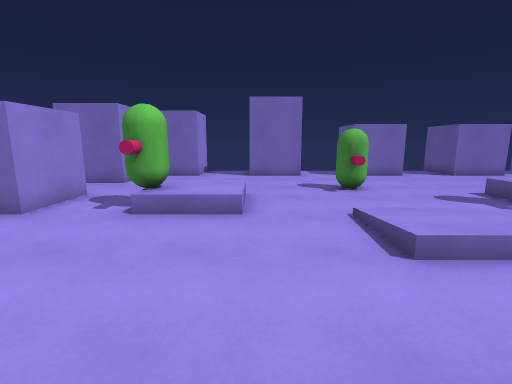
view 1 (above)

20 first-person views from a walk through a 3-D level made in the Godot game engine. The camera is 1.2 m above the floor, tilts 10° down and sees 85° across. The floor is counted in squares, 1 m on a side. Each view is taken from the middle of a square. On the plan, view 1 faces up. The plan holds only what a view shows up to about 13 squares ahead; the rest is blank.

view 2
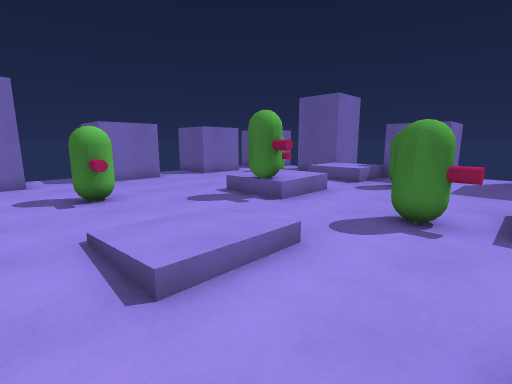

view 3
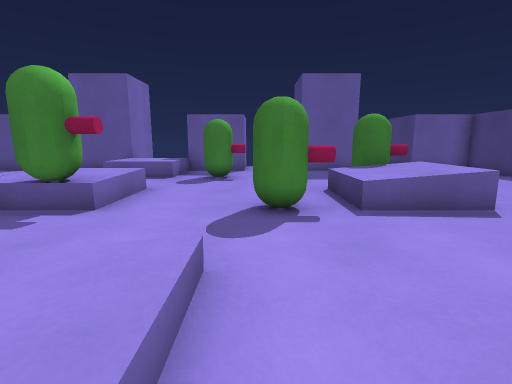

view 4
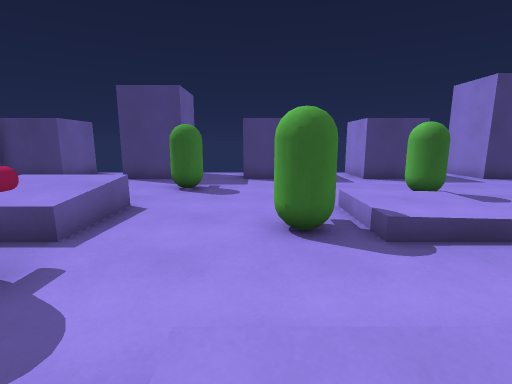

view 5
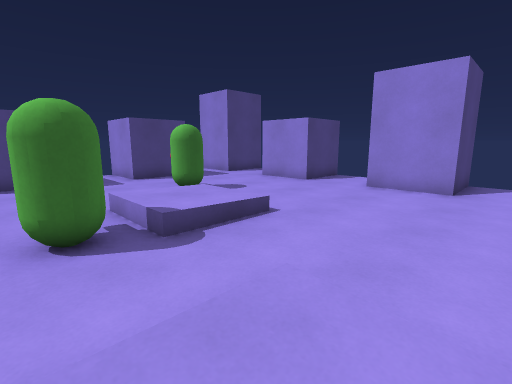

view 6
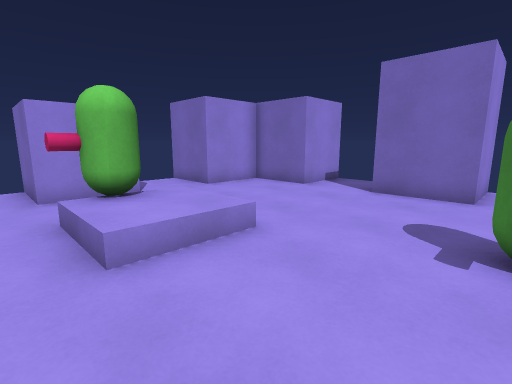

view 7
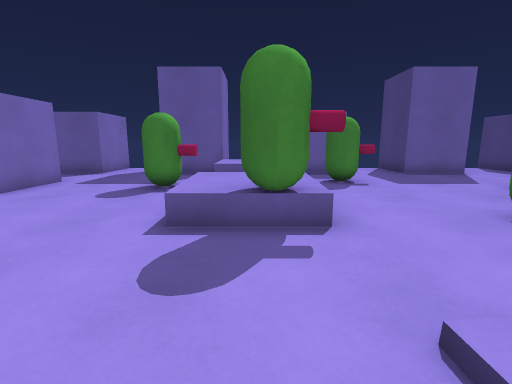

view 8
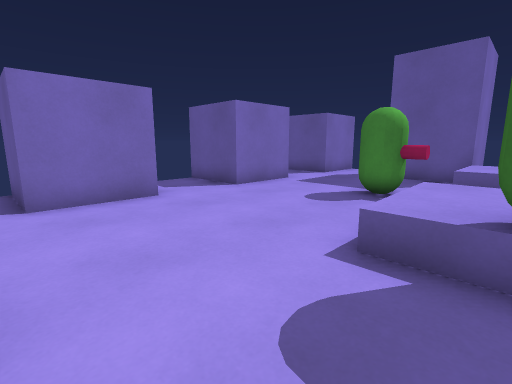

view 9
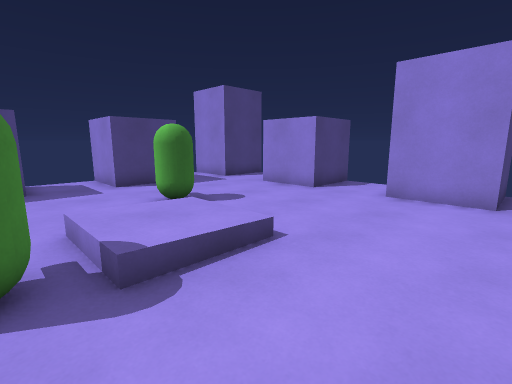

view 10
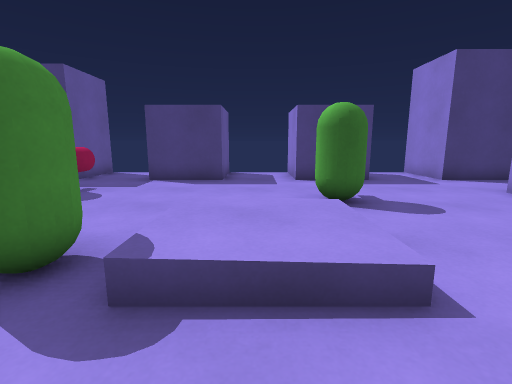

view 11
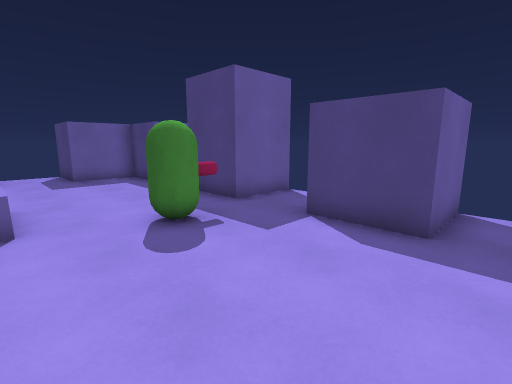

view 12
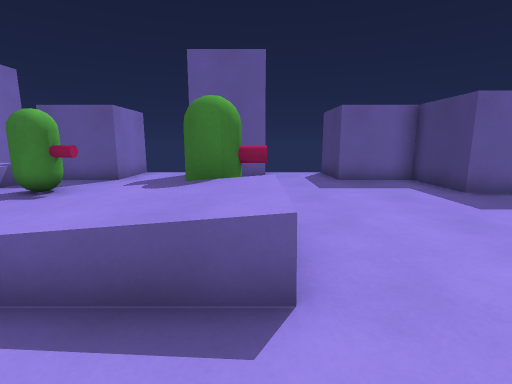

view 13
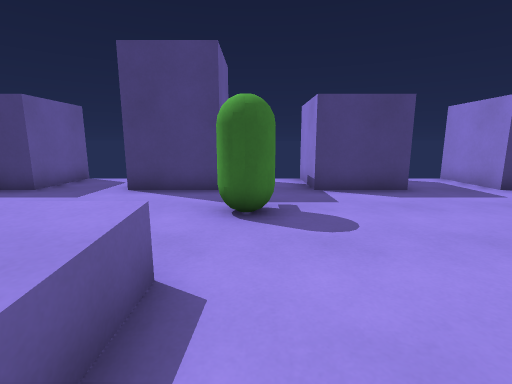

view 14
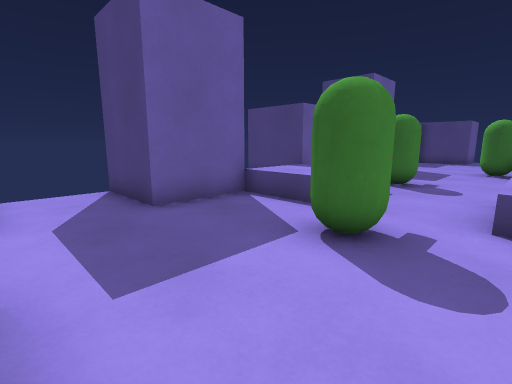

view 15
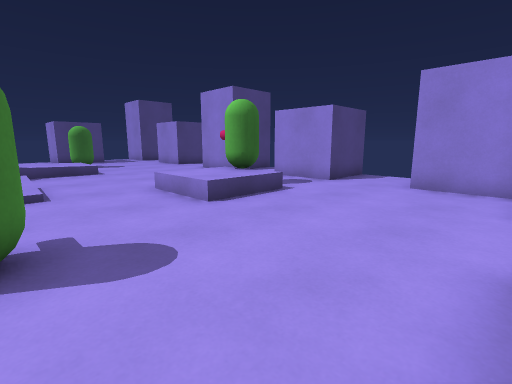

view 16
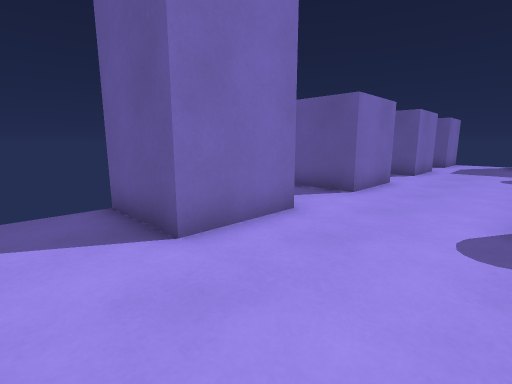

view 17
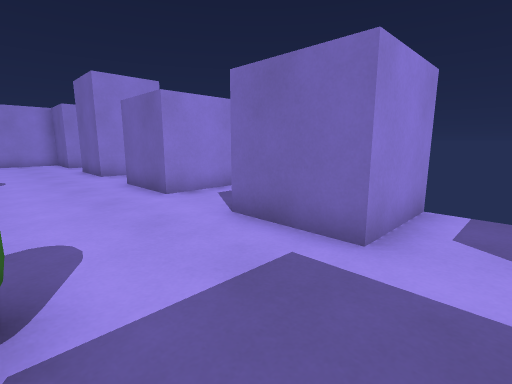

view 18
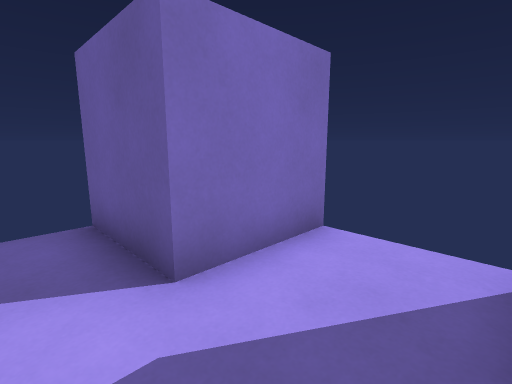

view 19
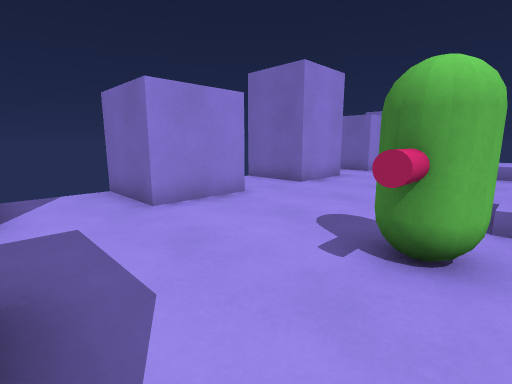

view 20
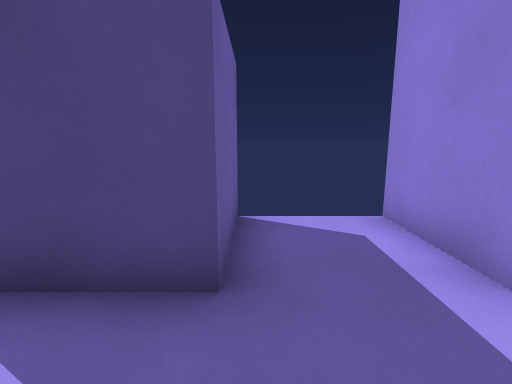

### Floor plan
Key: @ floor where view 1 was taken; # wall or solid block; x gap in a wall; . main floor; : floor 0.25 m higher than the main floor; + floor 0.5 m higher than the main floor; / step, stairs or slope; = window, fence, low wall or low ledge; ^ raised ledge.
Columns run from 8 left of view 1 to 17 right of it. Each row starts with its distance up from view 1.
 16      #  # #  #    ##  #
 15      #..# #..###..##..#
 14      #..###..###..##..##
 13    ###..###..##...##...###
 12    #.....................
 11 ####.....................
 10  ..................#..####
  9  ..........#.......#..###
  8 ####..::......./++..^^^###
  7   ##.#/:.......#++..^^^
  6 ####.#//..///..#//..^^^###
  5  ........./::.......x.###
  4  ........./::.......#.####
  3 ####...........#.........
  2  ###...........#.........
  1 ###.....////...///....###
  0  .......@:/#...=++#...#
 -1  .......::/....=++#...#
 -2 ####.....................
 -3 ####...#.................
 -4  .............#.......####
 -5  .....................#
 -6  ##...##...##..###..###
 -7   ##..##..###..#  ..#
 -8    #..##..###..#  ..#
 -9    #  ##  # #  #    #

Positions as (right, up) in squares from view 1, and headings:
1: (0, 0), facing up
2: (1, 1), facing up-right
3: (2, 3), facing right
4: (4, 5), facing down
5: (4, 5), facing down-left
6: (3, 5), facing up-left
7: (3, 7), facing right
8: (4, 7), facing up-right
9: (3, 4), facing down-left
10: (1, 3), facing down
11: (1, -1), facing down-right
12: (5, -1), facing right
13: (6, 1), facing down
14: (9, 13), facing down-right
15: (3, 13), facing down-left
16: (-2, 10), facing up-right
17: (13, 10), facing up-left
18: (13, 11), facing up-right
19: (0, -6), facing up-left
20: (-3, -4), facing down
